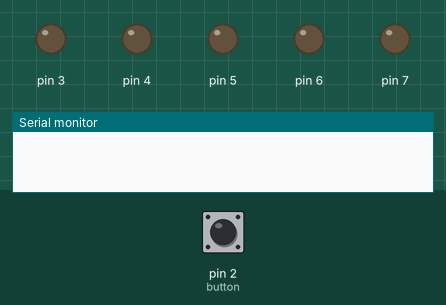
Bench run of a sketch on a simulated Arduino Uno, built with avr-gcc and run on an emulated ATmega328P. Parts: output pins drawn as LEDs (lit = HIGH), the last lines printed to the serial monitor. The inputs (shaded band) are chosen by the test bench; at power-on: pin 2 (button) LOW. Random numbers use the default seed unless the sketch sets one.

Above: at 1.2 s.
1.3 s: pin 2 (button) pulled HIGH for 0.15 s
At 5.5 s:
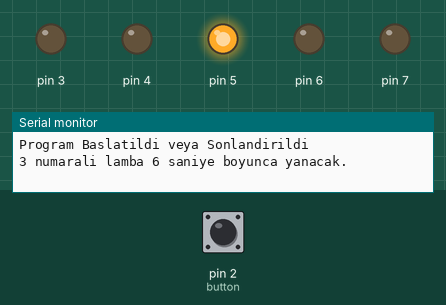
At 12.8 s:
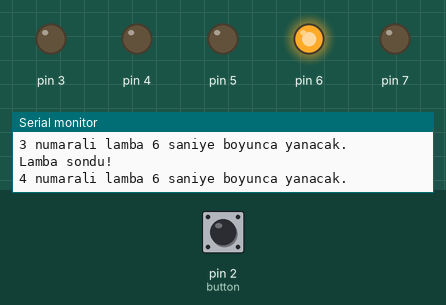
Timing chart, 0 to 20.7 s (numbered marks = the images above; inputs shaded):
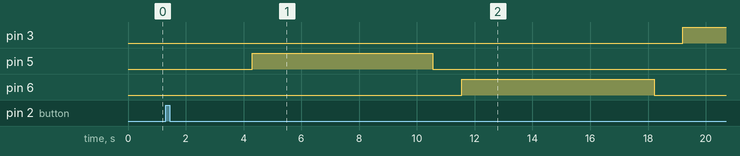

Measured:
- after the input at 1.3 s, pin 3: LOW → HIGH after 17.9 s; pin 5: LOW → HIGH after 3.0 s, → LOW 6.2 s later; pin 6: LOW → HIGH after 10.3 s, → LOW 6.7 s later

The sketch:

arduino_project.ino
```cpp
int randlamp;
int randtime;
int button = 2;
int counter = 0;
void setup() {
  Serial.begin(9600);
  pinMode(button, INPUT);
  pinMode(3, OUTPUT);
  pinMode(4, OUTPUT);
  pinMode(5, OUTPUT);
  pinMode(6, OUTPUT);
  pinMode(7, OUTPUT);
  if (digitalRead(button) == HIGH) {
    counter = 1;
  }
}

void loop() {
  if (digitalRead(button) == LOW) {
  }
  else {
    counter++;
    Serial.println("Program Baslatildi veya Sonlandirildi");
    delay(3000);
  }

  switch (counter) {
    case 1:
      randlamp = random(3, 8);
      randtime = random(5000, 11000);
      digitalWrite(randlamp, HIGH);
      Serial.print(randlamp - 2);
      Serial.print(" numarali lamba ");
      Serial.print(randtime / 1000);
      Serial.println(" saniye boyunca yanacak.");
      delay(randtime);
      digitalWrite(randlamp, LOW);
      Serial.println("Lamba sondu!");
      delay(1000);
      break;
    default:
      counter = 0;
  }

}
```
